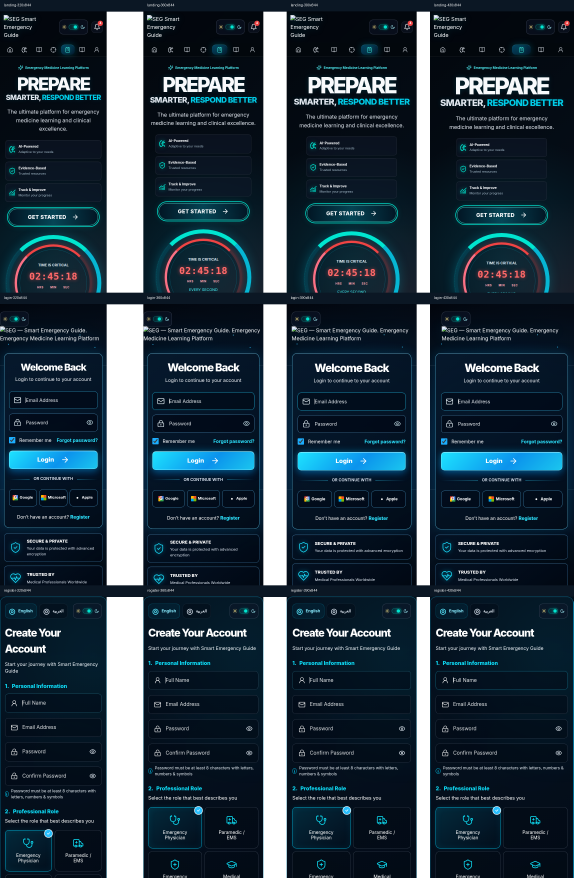
#> input picture SEG_UI_PATCH1_EVIDENCE/dark-contact-sheet.png, 1720 x 2634 px, given in place of landing-320x844.png, which was not available (shown at 1/3 size)
$ python make_ui_patch1_contact_sheet.py
#> lines starting #> are read from the running program, lines starting #| are printed output that depends on the picture; pictures that were not available may be replaced by others from this repository, and a replacement may not be noted
from pathlib import Path
from PIL import Image, ImageDraw, ImageFont

root = Path('/home/ubuntu/seg-manus-status/SEG_UI_PATCH1_EVIDENCE/baseline')
out = Path('/home/ubuntu/seg-manus-status/SEG_UI_PATCH1_EVIDENCE/baseline-contact-sheet.png')
files = [root / f'{route}-{width}x844.png' for route in ('landing', 'login', 'register') for width in (320, 360, 390, 430)]
thumb_w, thumb_h = 430, 844
label_h = 34
cols = 4
rows = 3
sheet = Image.new('RGB', (cols * thumb_w, rows * (thumb_h + label_h)), 'white')
#> sheet: PIL image 1720x2634 RGB; every value is 255
draw = ImageDraw.Draw(sheet)
for i, path in enumerate(files):
    image = Image.open(path).convert('RGB')
#> image is the input picture: PIL image 1720x2634 RGB; mean R, G, B 44.8, 62.1, 74.3
    image.thumbnail((thumb_w, thumb_h))
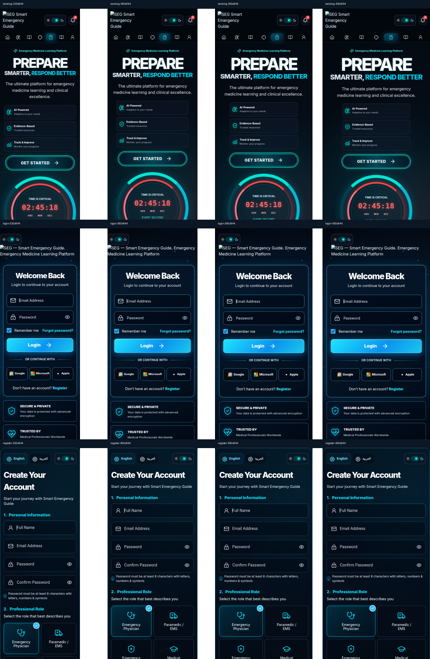
#> image: PIL image 430x659 RGB; mean R, G, B 45, 62.2, 74.4
    x = (i % cols) * thumb_w
    y = (i // cols) * (thumb_h + label_h)
    sheet.paste(image, (x, y + label_h))
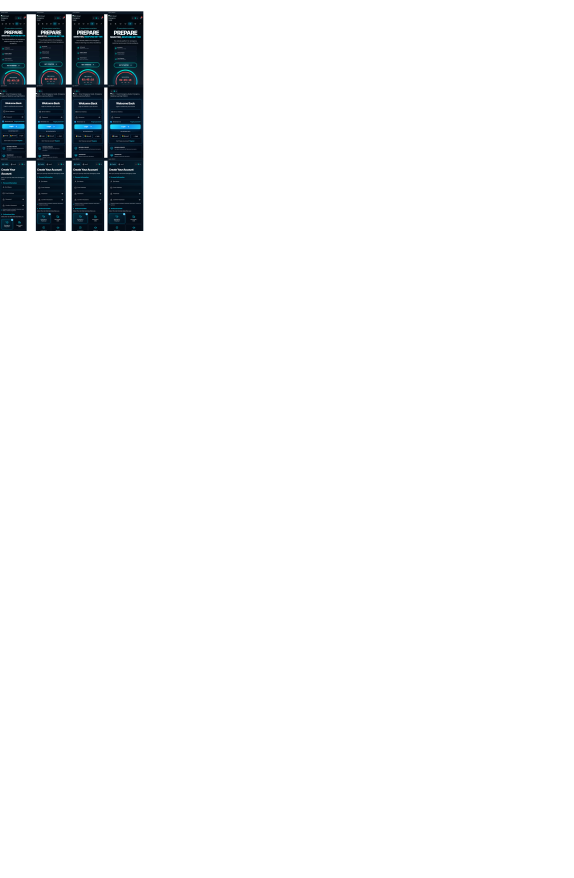
#> sheet: PIL image 1720x2634 RGB (shown at 1/3 size); mean R, G, B 241.9, 242.9, 243.7
    draw.rectangle((x, y, x + thumb_w, y + label_h), fill='#0b1724')
    draw.text((x + 12, y + 9), path.stem, fill='white')
#> pass 2 of the loop `for i, path in enumerate(files):`:
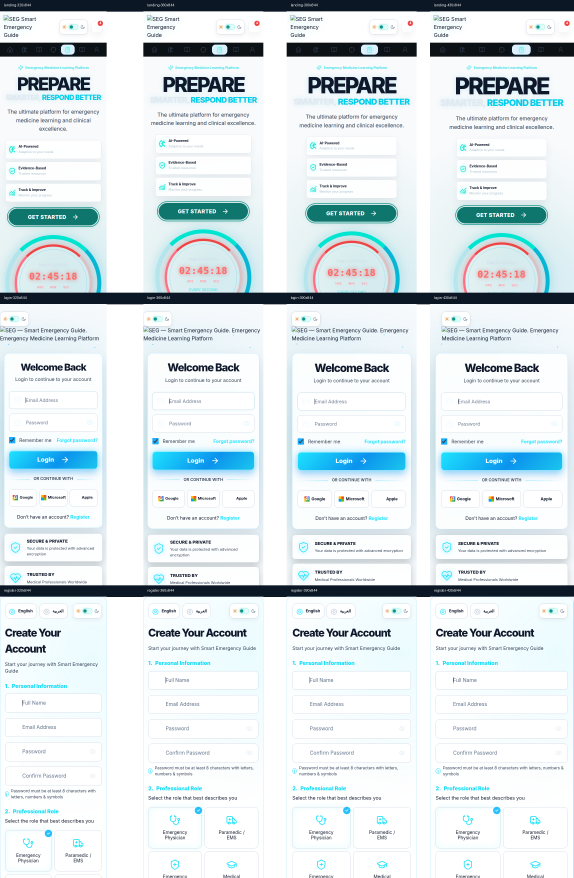
#> input picture SEG_UI_PATCH1_EVIDENCE/light-contact-sheet.png, 1720 x 2634 px, given in place of landing-360x844.png, which was not available (shown at 1/3 size)
#> image is the input picture: PIL image 1720x2634 RGB; mean R, G, B 219.2, 229.4, 232.9
#> `image.thumbnail((thumb_w, thumb_h))`:
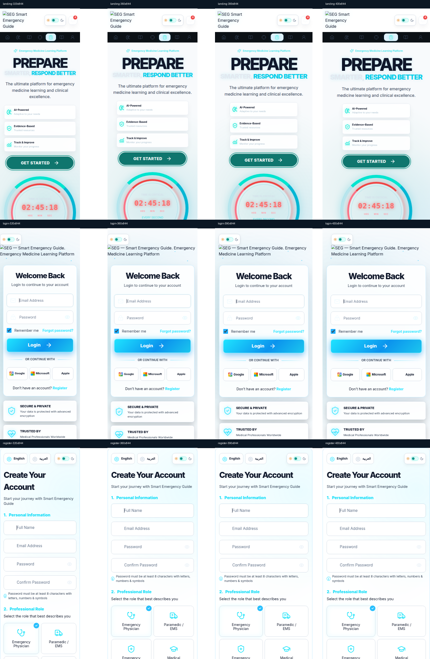
#> image: PIL image 430x659 RGB; mean R, G, B 219.1, 229.4, 232.8
#> `sheet.paste(image, (x, y + label_h))`:
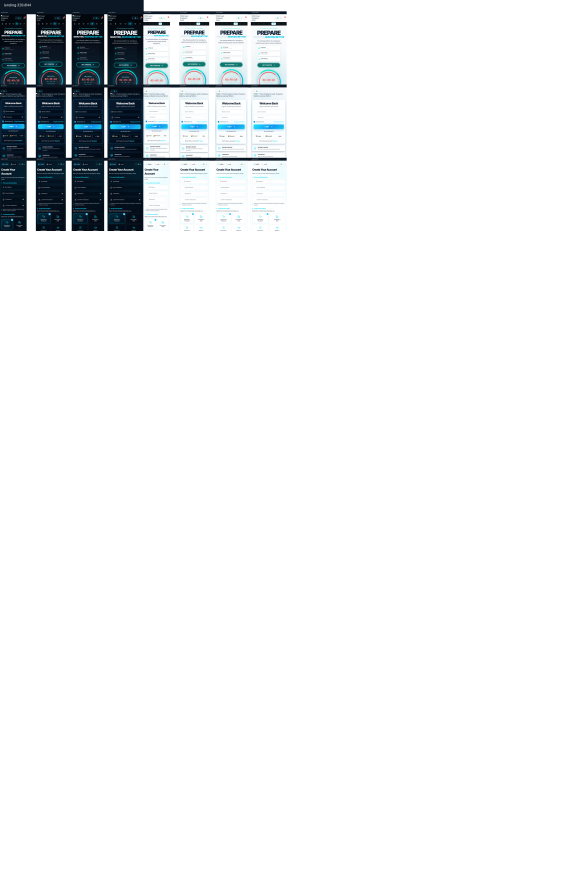
#> sheet: PIL image 1720x2634 RGB (shown at 1/3 size); mean R, G, B 238.8, 240.6, 241.6
#> (the run stopped early here; a loop or call above may not have finished)
